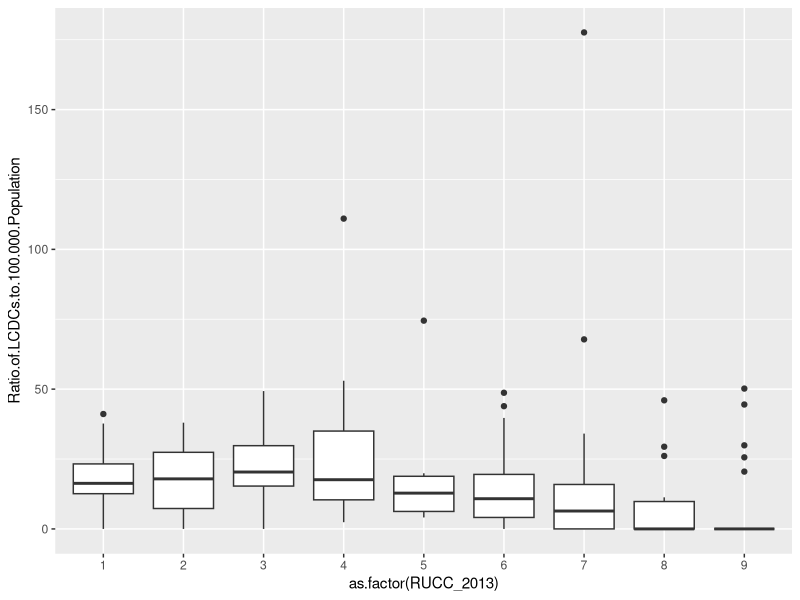
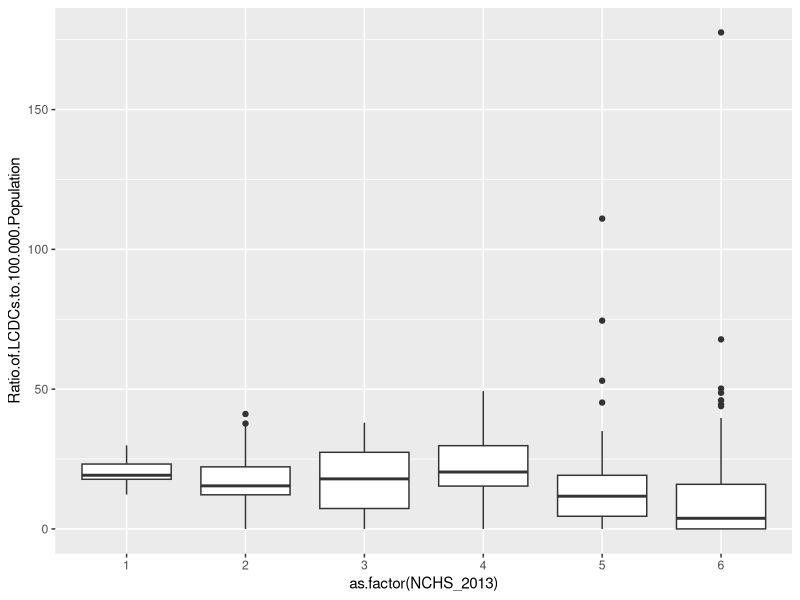
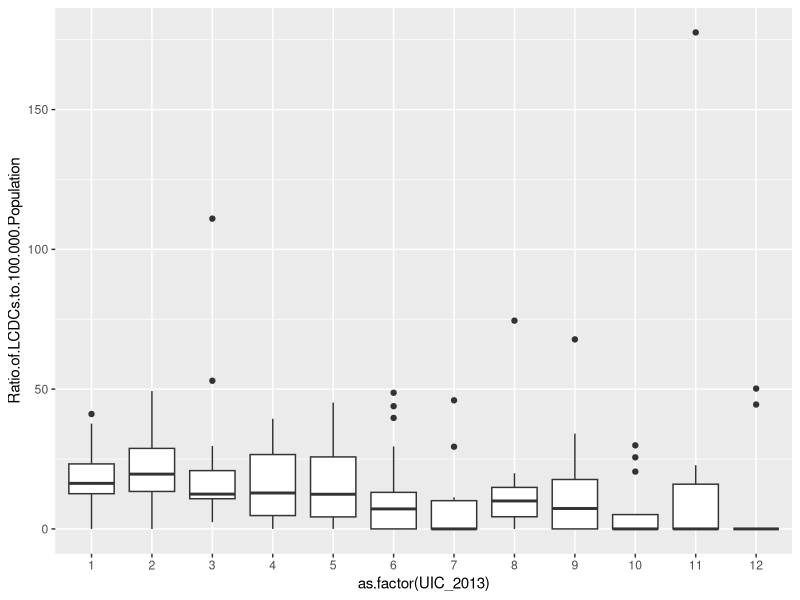
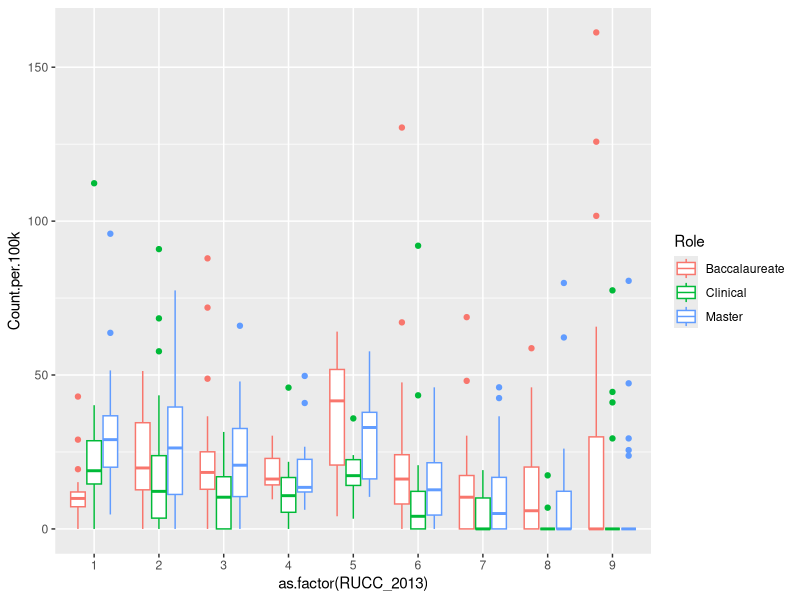
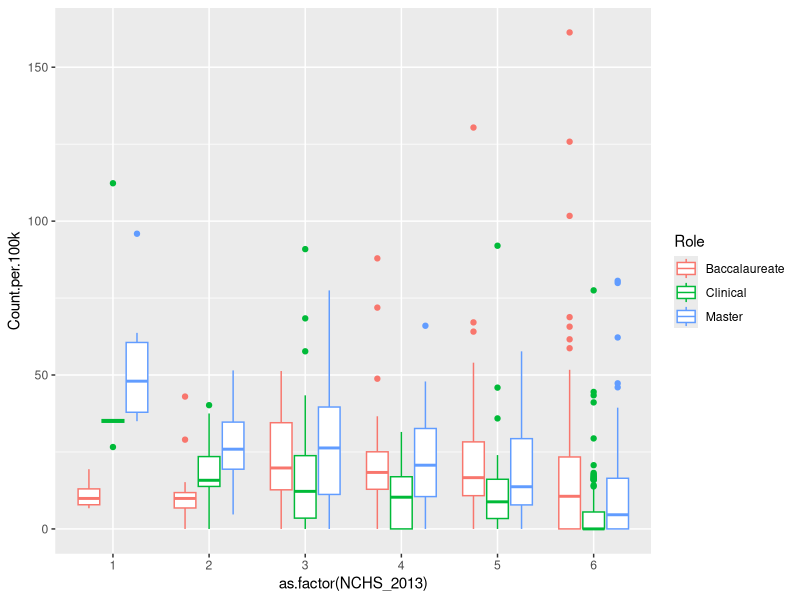
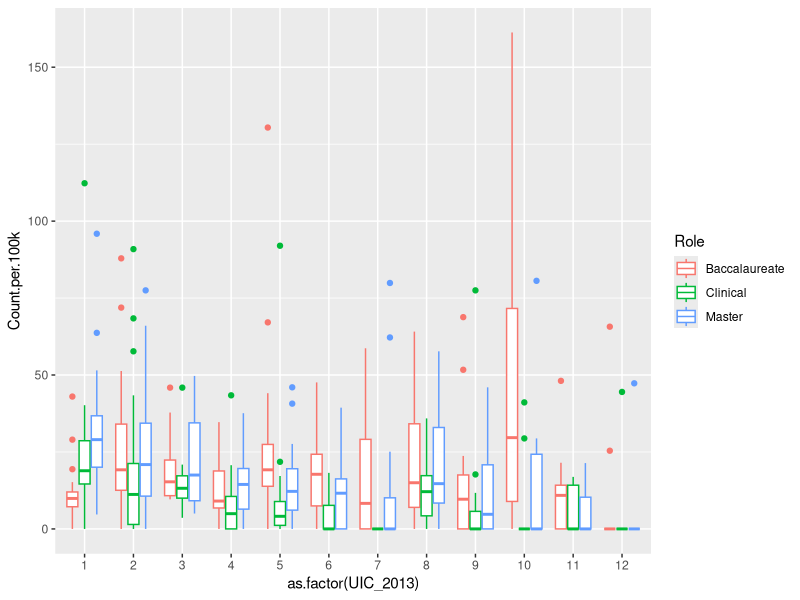
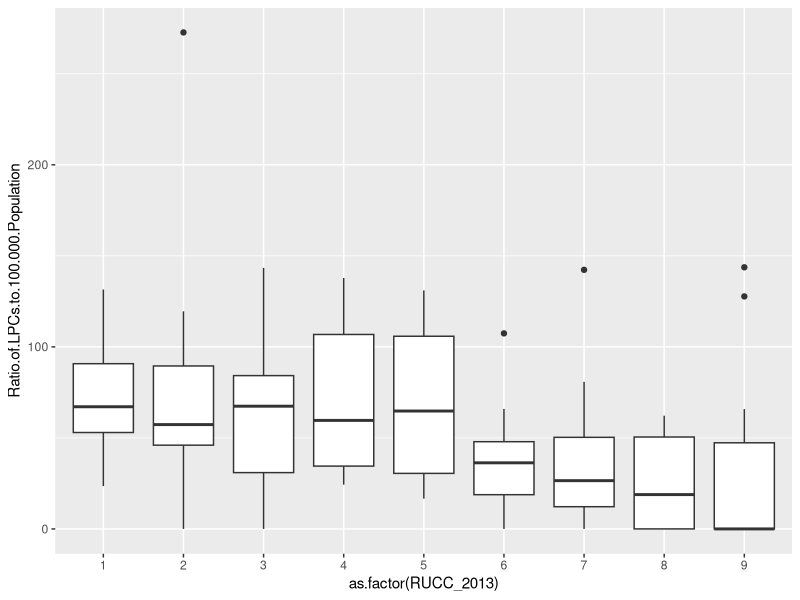
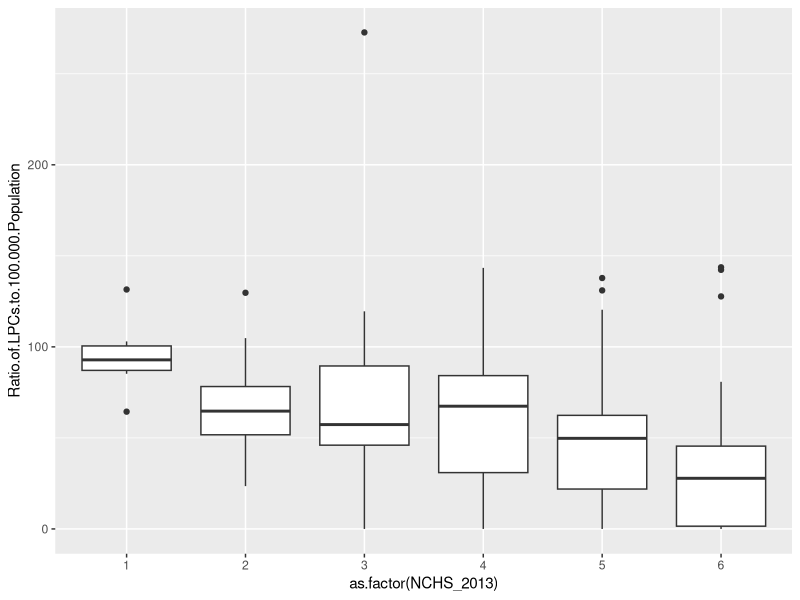

Recreate these plots in R, in order.
# Exploratory data for Texas health workers

library(ggplot2)

#setwd('..')
setwd("C:/Users/met48/Desktop/V1.2_CHERR-mental_health_data_processing/dashboard_data")

TX_health_workers_2020 <- read.csv("dashboard_data_v_1_2.csv")

colnames(TX_health_workers_2020)

# Licensed chemical dependency counselors

ggplot(TX_health_workers_2020, aes(x=as.factor(RUCC_2013), y=Ratio.of.LCDCs.to.100.000.Population))+
  geom_boxplot()

ggplot(TX_health_workers_2020, aes(x=as.factor(NCHS_2013), y=Ratio.of.LCDCs.to.100.000.Population))+
  geom_boxplot()

ggplot(TX_health_workers_2020, aes(x=as.factor(UIC_2013), y=Ratio.of.LCDCs.to.100.000.Population))+
  geom_boxplot()

# Licensed social workers

LCSWs <- TX_health_workers_2020[,c("Name", "Ratio.of.LCSWs.to.100.000.Population", "RUCC_2013", "NCHS_2013", "UIC_2013")]
LCSWs$Role <- "Clinical"
colnames(LCSWs) <- c("County", "Count.per.100k", "RUCC_2013", "NCHS_2013", "UIC_2013", "Role")

LBSWs <- TX_health_workers_2020[,c("Name", "Ratio.of.LBSWs.to.100.000.Population", "RUCC_2013", "NCHS_2013", "UIC_2013")]
LBSWs$Role <- "Baccalaureate"
colnames(LBSWs) <- c("County", "Count.per.100k", "RUCC_2013", "NCHS_2013", "UIC_2013", "Role")

LMSWs <- TX_health_workers_2020[,c("Name", "Ratio.of.LMSWs.to.100.000.Population", "RUCC_2013", "NCHS_2013", "UIC_2013")]
LMSWs$Role <- "Master"
colnames(LMSWs) <- c("County", "Count.per.100k", "RUCC_2013", "NCHS_2013", "UIC_2013", "Role")

TX_SWs <- rbind(LCSWs, LBSWs)
TX_SWs <- as.data.frame(rbind(TX_SWs, LMSWs))

ggplot(TX_SWs, aes(x=as.factor(RUCC_2013), y=Count.per.100k, color=Role))+
  geom_boxplot()

ggplot(TX_SWs, aes(x=as.factor(NCHS_2013), y=Count.per.100k, color=Role))+
  geom_boxplot()

ggplot(TX_SWs, aes(x=as.factor(UIC_2013), y=Count.per.100k, color=Role))+
  geom_boxplot()

# Liscensed professional counselors

ggplot(TX_health_workers_2020, aes(x=as.factor(RUCC_2013), y=Ratio.of.LPCs.to.100.000.Population))+
  geom_boxplot()

ggplot(TX_health_workers_2020, aes(x=as.factor(NCHS_2013), y=Ratio.of.LPCs.to.100.000.Population))+
  geom_boxplot()

ggplot(TX_health_workers_2020, aes(x=as.factor(UIC_2013), y=Ratio.of.LPCs.to.100.000.Population))+
  geom_boxplot()




